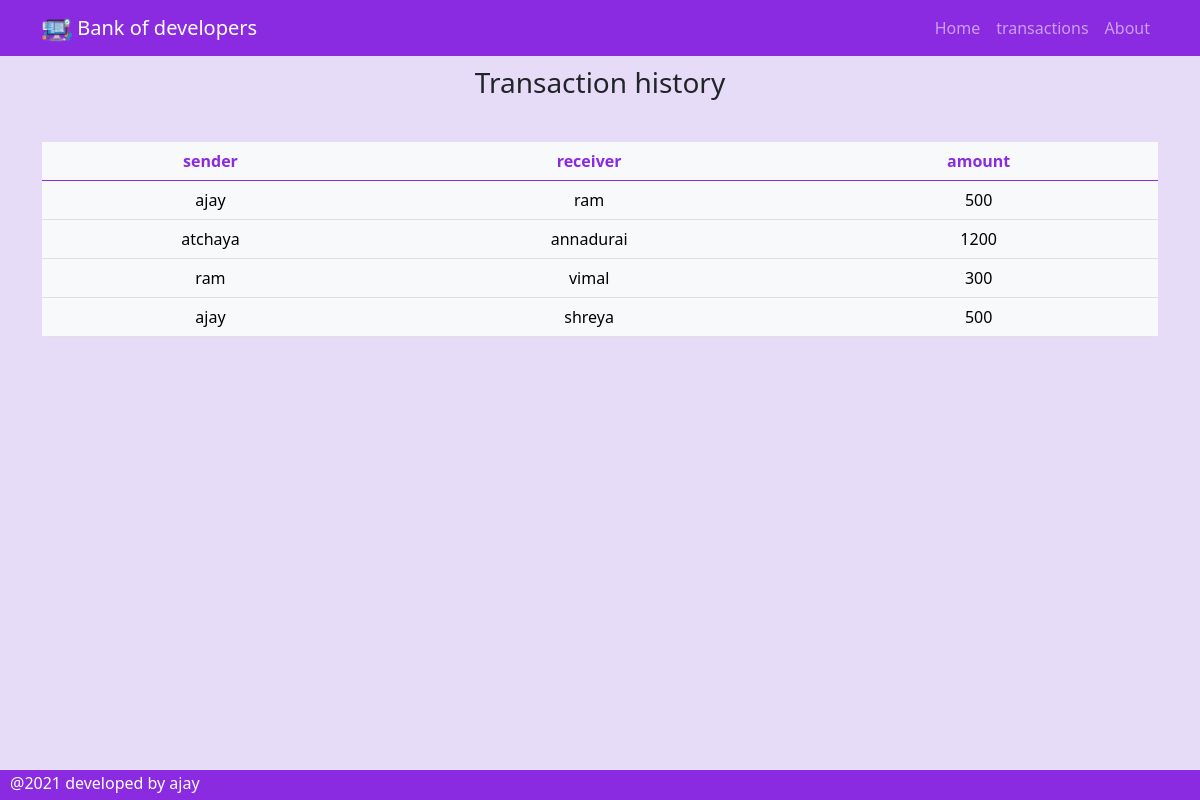
Screenshot of /transactions/ with the database file from the repository.
### bank/models.py (models this page shows, shortened)
class history(models.Model):
    sender = models.CharField(max_length=200)
    receiver=models.CharField(max_length=200)
    amount=models.IntegerField(default=0)

### bank/views.py (the view)
# urls.py: path('transactions/',views.transactions.as_view(),name='transactions'),#history
class transactions(generic.ListView):
    template_name='bank/history.html'
    context_object_name='tans_his'
    def get_queryset(self):
        return history.objects.all()

### bank/templates/bank/history.html (shortened to what this page needs)
{% load static %}
<link rel="stylesheet" type="text/css" href="{% static 'bank/style.css' %}">
<!DOCTYPE html>
<html lang="en">
<head>
    <link href="https://cdn.jsdelivr.net/npm/bootstrap@5.0.0-beta2/dist/css/bootstrap.min.css" rel="stylesheet">
</head>
<body style="background-color: #e6dcf8;">
 <header>
    <nav class="navbar navbar-expand-md navbar-dark  colo">
        <div class="container">
            <a href="/" class="navbar-brand">
                <img src="{% static 'bank/images/logo.png' %}" alt="" width="30" height="24">
                Bank of developers</a>
            <div class="collapse navbar-collapse" id="myNavBar">
                <ul class="navbar-nav " style="margin-left: auto;">
                    <li class="nav-item" active>
                        <a href="/" class="nav-link">Home</a>
                    </li>
                    <li class="nav-item" active>
                        <a href="{% url 'bank:transactions' %}" class="nav-link">transactions</a>
                    </li>
                    <li class="nav-item" active>
                        <a href="{% url 'bank:about' %}" class="nav-link">About</a>
                    </li>
                </ul>
            </div>
        </div>
    </nav>
</header>
<div class="bg">
<h3 class="container  th">Transaction history</h3>
<div class="container trans height-500">
    <div class="table-responsive">
        <br>
        <table class="table table-light  table-hover rounded text-center t">
            <thead class="thead-dark " style="color: blueviolet;">
                <tr>
                    <th>sender</th>
                    <th>receiver</th>
                    <th>amount</th>
                </tr>
            </thead>
            <tbody >
                {% for history in tans_his %}
                <tr >
                    <td>{{ history.sender }}</td>
                    <td>{{history.receiver}}</td>
                    <td>{{history.amount}}</td>
                </tr>
                {% endfor %}
            </tbody>
        </table>
    </div>
</div>
</body>
<footer class="foo">
    <p style="margin-top:1px; margin-left: 10px; font-family: 'Segoe UI', Tahoma, Geneva, Verdana, sans-serif;">@2021 developed by ajay </p>
</footer>
</html>

### bank/static/bank/style.css (style rules this page uses)
body { background-color: #0c041d; }
.th { colors: #d3bbff; }
.colo { background-color: blueviolet; }
.th { padding: 10px; text-align: center; }
.foo { position: fixed; left: 0; bottom: 0; width: 100%; background-color: blueviolet; color: white; height: 30px; text-align: left; }
th { background-color: blueviolet; }
body, html { width: 100%; height: 100%; }

### rows the page displays
history: sender "ajay", receiver "ram", amount "500"
history: sender "atchaya", receiver "annadurai", amount "1200"
history: sender "ram", receiver "vimal", amount "300"
history: sender "ajay", receiver "shreya", amount "500"
